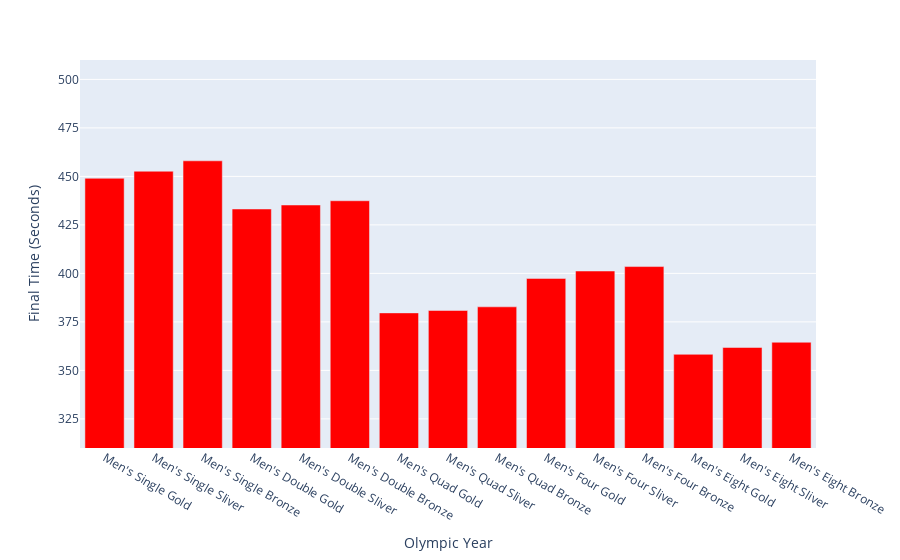

Notebook code for this chart:
### Code cell
import plotly.express as px


url = 'https://raw.githubusercontent.com/DMRocks/Olympic-Rowing-Data/main/Olympic%20Rowing%20Data'
data = pd.read_csv(url, index_col = 'Year')

slider = 1976
event = "Men's Single Gold"

year_int = (slider - 1920) / 4

year_int = int(year_int)

data_selection = data.loc[slider]


print(data_selection)

bar_fig = px.bar(data_selection, barmode = 'group', color_discrete_sequence=["red", "blue"])


bar_fig.update_layout(
yaxis_title='Final Time (Seconds)',
xaxis_title= 'Olympic Year',
showlegend=False,
yaxis = dict(
    tickmode = 'linear',
    range=[310, 510],
    tick0 = 0,
    dtick = 25
    )
)

### Figure 1 — Plotly figure (JSON) as saved in the notebook; plotly's stock layout.template omitted (floating-point values rounded to 4 significant figures)
{"data": [{"alignmentgroup": "True", "hovertemplate": "variable=1976<br>index=%{x}<br>value=%{y}<extra></extra>", "legendgroup": "1976", "marker": {"color": "red", "pattern": {"shape": ""}}, "name": "1976", "offsetgroup": "1976", "orientation": "v", "showlegend": true, "textposition": "auto", "type": "bar", "x": ["Men's Single Gold", "Men's Single Sliver", "Men's Single Bronze", "Men's Double Gold", "Men's Double Sliver", "Men's Double Bronze", "Men's Quad Gold", "Men's Quad Sliver", "Men's Quad Bronze", "Men's Four Gold", "Men's Four Sliver", "Men's Four Bronze", "Men's Eight Gold", "Men's Eight Sliver", "Men's Eight Bronze"], "xaxis": "x", "y": [449.0, 452.7, 458.0, 433.2, 435.3, 437.4, 379.6, 380.9, 382.8, 397.4, 401.2, 403.5, 358.3, 361.8, 364.5], "yaxis": "y"}], "layout": {"barmode": "group", "legend": {"title": {"text": "variable"}, "tracegroupgap": 0}, "margin": {"t": 60}, "showlegend": false, "xaxis": {"anchor": "y", "domain": [0, 1], "title": {"text": "Olympic Year"}}, "yaxis": {"anchor": "x", "domain": [0, 1], "dtick": 25, "range": [310, 510], "tick0": 0, "tickmode": "linear", "title": {"text": "Final Time (Seconds)"}}}}
